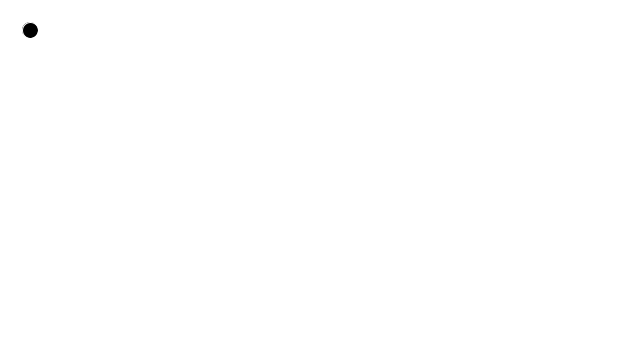
Frame 1 (no input)
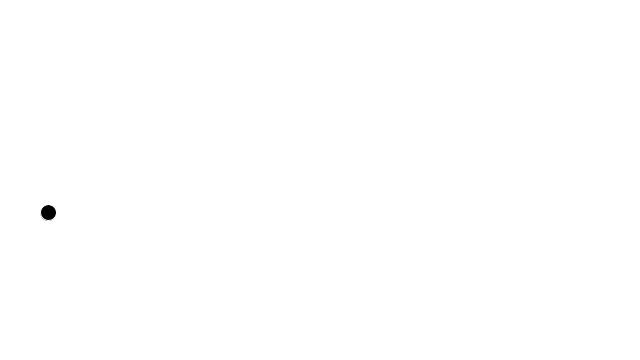
Frame 60 (the mouse pressed at the canvas centre just before this capture)
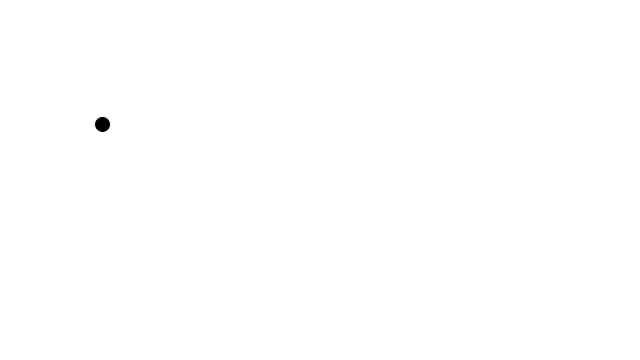
Frame 120 (the mouse held since frame 60 and released just before this capture)

The Processing sketch that drew these frames (run headless with seeded random() and noise(); from frame 60 on, the mouse is pressed at the canvas centre):

// Processing sketch: ch2_01_forces
// ── ch2_01_forces.pde
/**
 * Forces
 *
 * **A force is a vector – that's why we just learned about vectors!**
 *
 * Formal definition of a force:
 *
 * > A force is a vector that causes an object with mass to accelerate.
 *
 * Newton's Laws of Motion:
 *
 * 1. An object at rest stays at rest and an object in motion stays in motion at
 *    a constant speed and direction unless acted upon by an unbalanced force.
 *
 *    No force is required to keep an object moving:
 *    - In the absence of any forces
 *    - If the forces that act on it cancel each other out, i.e. the net force
 *      adds up to zero. This is often referred to as _equilibrium_.
 *
 *    In Processing:
 *
 *    An object’s PVector velocity will remain constant if it is in a state of
 *    equilibrium.
 *
 * 2. Net force equals mass times acceleration.
 *
 *    Or: acceleration is equal to the _sum of all forces_ divided by mass.
 *
 *    Acceleration is directly proportional to force: the harder you are pushed,
 *    the faster you’ll move (accelerate):
 *
 *    →F = M × →A
 *
 *    Acceleration is inversely proportional to mass: the bigger you are, the
 *    slower you’ll move (accelerate):
 *
 *    →A = →F / M
 *
 *    In our pretend pixel world we can say all our objects have a mass of 1, so
 *    we can simplify the above to:
 *
 *    →A = →F
 *
 * 3. Forces always occur in pairs. The two forces are of equal strength, but in
 *    opposite directions.
 *
 *    In Processing:
 *
 *    If we calculate a PVector f that is a force of object A on object B, we
 *    must also apply the force—PVector.mult(f,-1);—that B exerts on object A.
 */

Mover m;

void setup() {
  size(640,360);
  m = new Mover();
}

void draw() {
  background(255);

  // Apply forces!
  PVector wind = new PVector(0.01, 0);
  PVector gravity = new PVector(0,0.1);
  m.applyForce(wind);
  m.applyForce(gravity);

  m.update();
  m.display();
  m.checkEdges();
}

// ── Mover.pde
class Mover {
  PVector location;
  PVector velocity;
  PVector acceleration;

  // The ammount of matter in an object. We will visualize this as size but
  // note that size does not always indicate mass (e.g. metal ball vs. balloon).
  float mass;

  Mover() {
    location = new PVector(30, 30);
    velocity = new PVector(0, 0);
    acceleration = new PVector(0, 0);
    mass = 1; // made up
  }

  // Move the Mover
  void update() {
    // Motion 101 from Chapter 1
    velocity.add(acceleration);
    location.add(velocity);

    // We need to clear acceleration each frame, it has no memory (in contrast
    // to location), instead it is calculated based on the environmental forces
    // currently present.
    acceleration.mult(0);
  }

  // Draw the Mover
  void display() {
    stroke(255);
    fill(0);
    // Scale size according to mass
    ellipse(location.x, location.y, mass * 16, mass * 16);
  }

  // Apply a force to the Mover
  void applyForce(PVector force) {
    // Wrong! - Forces override each other
    // acceleration = force;

    // We need to clone the force so we don't mutate it
    // PVector f = force.get();
    // force.div(mass);

    // An alternative way to write the above using the static method:
    PVector f = PVector.div(force, mass);

    // Right: Force accumulation
    acceleration.add(f);
  }

  // Bounce at edges
  void checkEdges() {
    if ((location.x > width) || (location.x < 0)) {
      velocity.x = -velocity.x;
    }
    if ((location.y > height) || (location.y < 0)) {
      velocity.y = -velocity.y;
    }
  }
}
